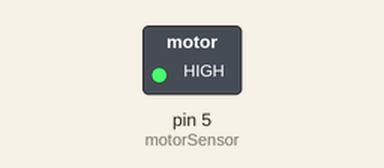
A sketch run on a simulated Arduino Uno, built with avr-gcc and run on an emulated ATmega328P. Parts: switched loads named in the sketch (green lamp = pin HIGH).

Above: at 0.1 s.
At 0.6 s:
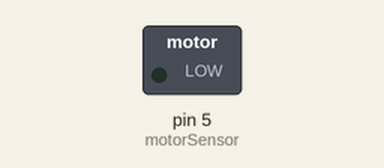
Timing chart, 0 to 2.1 s (numbered marks = the images above):
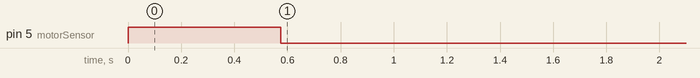

The sketch:

MotorTestCode.ino
```cpp
const int motorSensor = 5;

void setup() {
  // Initialize serial communication
  Serial.begin(9600);

  // Set IR sensor pins as inputs
  pinMode(motorSensor, OUTPUT);


  // digitalWrite(motorSensor, LOW);
  // delay(750);
  digitalWrite(motorSensor, HIGH);
  delay(575); //575 (3/4) //75 (1/4)
  digitalWrite(motorSensor, LOW);
}


void loop() {
}
```
